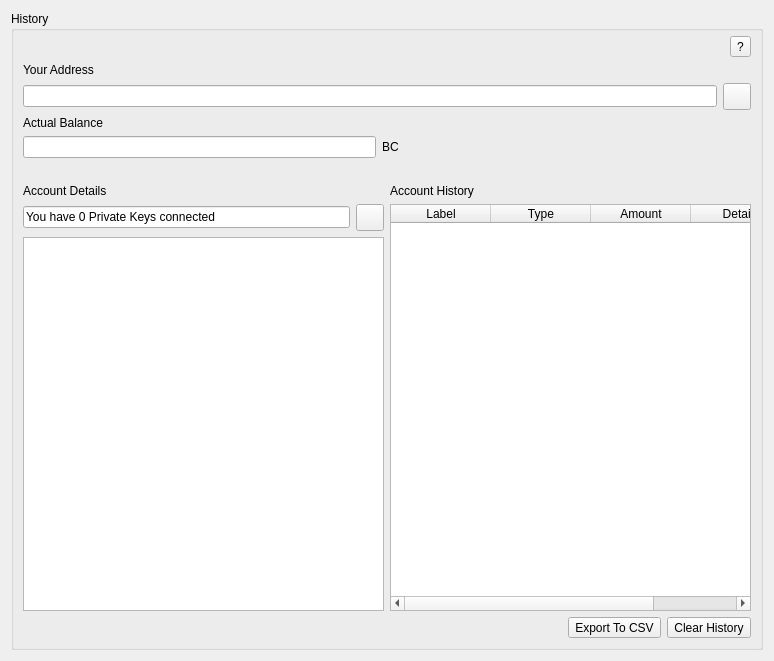
<?xml version="1.0" encoding="UTF-8"?>
<ui version="4.0">
 <class>History</class>
 <widget class="QWidget" name="History">
  <property name="geometry">
   <rect>
    <x>0</x>
    <y>0</y>
    <width>774</width>
    <height>661</height>
   </rect>
  </property>
  <layout class="QGridLayout" name="gridLayout_5">
   <item row="0" column="0">
    <widget class="QGroupBox" name="gb_history">
     <property name="title">
      <string>History</string>
     </property>
     <layout class="QGridLayout" name="gridLayout_4">
      <property name="topMargin">
       <number>5</number>
      </property>
      <item row="3" column="0">
       <layout class="QGridLayout" name="gridLayout_3">
        <item row="0" column="0" colspan="2">
         <widget class="QLabel" name="TitleRecent">
          <property name="sizePolicy">
           <sizepolicy hsizetype="Preferred" vsizetype="Preferred">
            <horstretch>0</horstretch>
            <verstretch>0</verstretch>
           </sizepolicy>
          </property>
          <property name="text">
           <string>Account Details</string>
          </property>
         </widget>
        </item>
        <item row="1" column="0">
         <widget class="QLineEdit" name="KeysConnected">
          <property name="text">
           <string>You have 0 Private Keys connected</string>
          </property>
          <property name="readOnly">
           <bool>true</bool>
          </property>
         </widget>
        </item>
        <item row="1" column="1">
         <widget class="QToolButton" name="Refresh">
          <property name="toolTip">
           <string>Refresh</string>
          </property>
          <property name="text">
           <string/>
          </property>
          <property name="icon">
           <iconset>
            <normaloff>:/Images/images/icon_rescan_active.png</normaloff>:/Images/images/icon_rescan_active.png</iconset>
          </property>
          <property name="iconSize">
           <size>
            <width>20</width>
            <height>20</height>
           </size>
          </property>
         </widget>
        </item>
       </layout>
      </item>
      <item row="3" column="1" rowspan="2">
       <layout class="QVBoxLayout" name="verticalLayout">
        <item>
         <widget class="QLabel" name="History_Title">
          <property name="text">
           <string>Account History</string>
          </property>
         </widget>
        </item>
        <item>
         <widget class="QTableWidget" name="FullHistory">
          <attribute name="horizontalHeaderStretchLastSection">
           <bool>true</bool>
          </attribute>
          <attribute name="verticalHeaderStretchLastSection">
           <bool>false</bool>
          </attribute>
          <column>
           <property name="text">
            <string>Label</string>
           </property>
          </column>
          <column>
           <property name="text">
            <string>Type</string>
           </property>
          </column>
          <column>
           <property name="text">
            <string>Amount</string>
           </property>
          </column>
          <column>
           <property name="text">
            <string>Details</string>
           </property>
          </column>
         </widget>
        </item>
       </layout>
      </item>
      <item row="4" column="0">
       <widget class="QListWidget" name="HistorylistWidget"/>
      </item>
      <item row="5" column="0" colspan="2">
       <layout class="QHBoxLayout" name="horizontalLayout_2">
        <item>
         <spacer name="horizontalSpacer_4">
          <property name="orientation">
           <enum>Qt::Horizontal</enum>
          </property>
          <property name="sizeHint" stdset="0">
           <size>
            <width>40</width>
            <height>20</height>
           </size>
          </property>
         </spacer>
        </item>
        <item>
         <widget class="QToolButton" name="ExportToCSV">
          <property name="toolTip">
           <string>Export to CSV</string>
          </property>
          <property name="text">
           <string>Export To CSV</string>
          </property>
         </widget>
        </item>
        <item>
         <widget class="QToolButton" name="ClearHistory">
          <property name="toolTip">
           <string>Clear History</string>
          </property>
          <property name="text">
           <string>Clear History</string>
          </property>
         </widget>
        </item>
       </layout>
      </item>
      <item row="0" column="0" colspan="2">
       <layout class="QHBoxLayout" name="horizontalLayout">
        <item>
         <spacer name="horizontalSpacer_3">
          <property name="orientation">
           <enum>Qt::Horizontal</enum>
          </property>
          <property name="sizeHint" stdset="0">
           <size>
            <width>40</width>
            <height>20</height>
           </size>
          </property>
         </spacer>
        </item>
        <item>
         <widget class="QToolButton" name="ExplainHistory">
          <property name="toolTip">
           <string>Help</string>
          </property>
          <property name="text">
           <string>?</string>
          </property>
         </widget>
        </item>
       </layout>
      </item>
      <item row="1" column="0" colspan="2">
       <layout class="QGridLayout" name="gridLayout">
        <item row="0" column="0" colspan="2">
         <widget class="QLabel" name="MyAddress_2">
          <property name="text">
           <string>Your Address</string>
          </property>
          <property name="textFormat">
           <enum>Qt::PlainText</enum>
          </property>
          <property name="textInteractionFlags">
           <set>Qt::TextSelectableByMouse</set>
          </property>
         </widget>
        </item>
        <item row="1" column="0">
         <widget class="QLineEdit" name="le_myAddress">
          <property name="alignment">
           <set>Qt::AlignCenter</set>
          </property>
         </widget>
        </item>
        <item row="1" column="1">
         <widget class="QToolButton" name="CopyAddressToClipboard_5">
          <property name="toolTip">
           <string>Copy Address to Clipboard</string>
          </property>
          <property name="text">
           <string/>
          </property>
          <property name="icon">
           <iconset>
            <normaloff>:/Images/images/icon_copypaste_active.png</normaloff>:/Images/images/icon_copypaste_active.png</iconset>
          </property>
          <property name="iconSize">
           <size>
            <width>20</width>
            <height>20</height>
           </size>
          </property>
         </widget>
        </item>
       </layout>
      </item>
      <item row="2" column="0" colspan="2">
       <layout class="QGridLayout" name="gridLayout_2">
        <item row="1" column="1">
         <widget class="QLabel" name="Symbol_5">
          <property name="text">
           <string>BC</string>
          </property>
          <property name="alignment">
           <set>Qt::AlignLeading|Qt::AlignLeft|Qt::AlignVCenter</set>
          </property>
         </widget>
        </item>
        <item row="0" column="0" colspan="2">
         <widget class="QLabel" name="HistoryBalance">
          <property name="text">
           <string>Actual Balance</string>
          </property>
         </widget>
        </item>
        <item row="2" column="0" colspan="2">
         <spacer name="horizontalSpacer">
          <property name="orientation">
           <enum>Qt::Horizontal</enum>
          </property>
          <property name="sizeHint" stdset="0">
           <size>
            <width>40</width>
            <height>20</height>
           </size>
          </property>
         </spacer>
        </item>
        <item row="1" column="0">
         <widget class="QLineEdit" name="le_balance"/>
        </item>
        <item row="2" column="2">
         <spacer name="horizontalSpacer_2">
          <property name="orientation">
           <enum>Qt::Horizontal</enum>
          </property>
          <property name="sizeHint" stdset="0">
           <size>
            <width>40</width>
            <height>20</height>
           </size>
          </property>
         </spacer>
        </item>
       </layout>
      </item>
     </layout>
    </widget>
   </item>
  </layout>
 </widget>
 <resources/>
 <connections/>
</ui>
